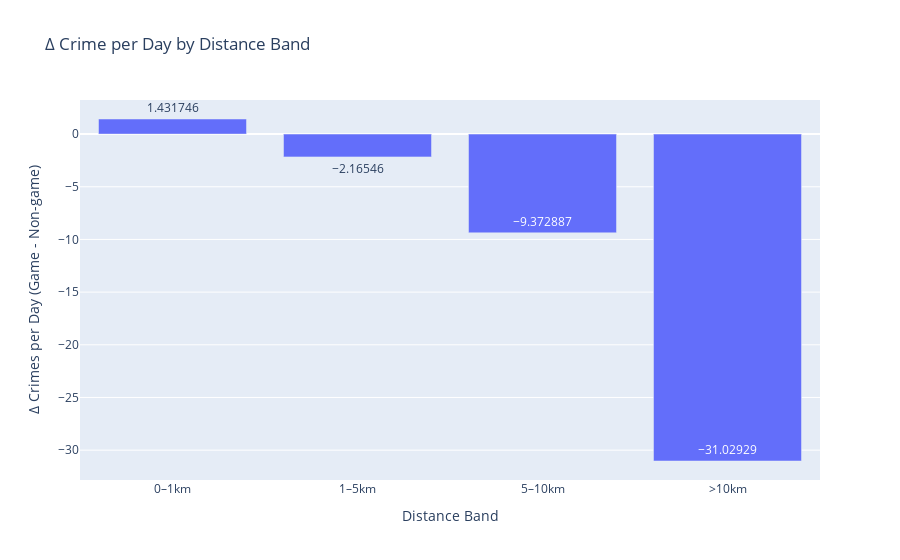

Here is the notebook cell this chart was saved with:
### Code cell
# 1. Define Stadium Coordinates
lincoln_field = (-75.1675, 39.9008)

# 2. Preprocess Crime Data

philly_processed = utils.preprocess_crime_data(philly_crime_all, stadium_coords=lincoln_field, date_col='dispatch_date_time')

# 3. Load Eagles Game Dates
# Load all Eagles games from 2021–2024
eagles_games_all = utils.load_all_eagles_games()

# Filter to home games only
home_games = eagles_games_all[eagles_games_all["Location"] == "Home"]

# 4. Tag Game Windows
philly_tagged = utils.tag_game_windows(
    df=philly_processed,
    games_df=home_games,
    team_name="Eagles",
)

# 5. Compute Δ Crime by Distance Bands
philly_delta_by_distance = utils.compute_distance_crime_delta(
    philly_tagged,
    bins=[0,1000, 5000, 10000]
)

# 6. Plot Stadium-Centered Radius Map with Δ Crime Bar Chart
utils.plot_stadium_radii_map_with_bar_chart(
    stadium_coords=lincoln_field,
    crime_df=philly_tagged,               # for mapping only
    delta_df=philly_delta_by_distance, 
    radii_meters=[1000, 5000, 10000],
    title="Crime Δ by Radius Around Lincoln Financial Field",
    zoom=9
)

### Figure 1 — Plotly figure (JSON) as saved in the notebook; plotly's stock layout.template omitted (floating-point values rounded to 4 significant figures)
{"data": [{"hovertemplate": "Distance Band=%{x}<br>Δ Crimes per Day (Game - Non-game)=%{y}<extra></extra>", "legendgroup": "", "marker": {"color": "#636efa", "pattern": {"shape": ""}}, "name": "", "orientation": "v", "showlegend": false, "textposition": "auto", "texttemplate": "%{y}", "type": "bar", "x": ["0–1km", "1–5km", "5–10km", ">10km"], "xaxis": "x", "y": [1.432, -2.165, -9.373, -31.03], "yaxis": "y"}], "layout": {"autosize": true, "barmode": "relative", "legend": {"tracegroupgap": 0}, "title": {"text": "Δ Crime per Day by Distance Band"}, "xaxis": {"anchor": "y", "autorange": true, "domain": [0, 1], "range": [-0.5, 3.5], "title": {"text": "Distance Band"}, "type": "category"}, "yaxis": {"anchor": "x", "autorange": true, "domain": [0, 1], "range": [-32.83, 3.235], "title": {"text": "Δ Crimes per Day (Game - Non-game)"}, "type": "linear"}}}
